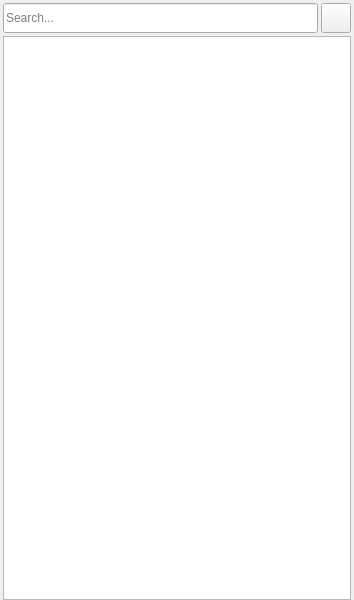
<?xml version="1.0" encoding="UTF-8"?>
<ui version="4.0">
 <class>MemoManager</class>
 <widget class="QWidget" name="MemoManager">
  <property name="geometry">
   <rect>
    <x>0</x>
    <y>0</y>
    <width>354</width>
    <height>600</height>
   </rect>
  </property>
  <property name="minimumSize">
   <size>
    <width>0</width>
    <height>0</height>
   </size>
  </property>
  <property name="windowTitle">
   <string>MemoManager</string>
  </property>
  <layout class="QVBoxLayout" name="verticalLayout">
   <property name="spacing">
    <number>3</number>
   </property>
   <property name="leftMargin">
    <number>3</number>
   </property>
   <property name="topMargin">
    <number>0</number>
   </property>
   <property name="rightMargin">
    <number>3</number>
   </property>
   <property name="bottomMargin">
    <number>0</number>
   </property>
   <item>
    <widget class="ManagerTitle" name="manager_titlebar_" native="true">
     <property name="maximumSize">
      <size>
       <width>16777215</width>
       <height>30</height>
      </size>
     </property>
    </widget>
   </item>
   <item>
    <widget class="QWidget" name="searchbar_" native="true">
     <property name="maximumSize">
      <size>
       <width>16777215</width>
       <height>30</height>
      </size>
     </property>
     <layout class="QHBoxLayout" name="horizontalLayout">
      <property name="spacing">
       <number>3</number>
      </property>
      <property name="leftMargin">
       <number>0</number>
      </property>
      <property name="topMargin">
       <number>0</number>
      </property>
      <property name="rightMargin">
       <number>0</number>
      </property>
      <property name="bottomMargin">
       <number>1</number>
      </property>
      <item>
       <widget class="QLineEdit" name="edit_search">
        <property name="minimumSize">
         <size>
          <width>0</width>
          <height>30</height>
         </size>
        </property>
        <property name="maximumSize">
         <size>
          <width>16777215</width>
          <height>30</height>
         </size>
        </property>
        <property name="placeholderText">
         <string>Search...</string>
        </property>
        <property name="clearButtonEnabled">
         <bool>true</bool>
        </property>
       </widget>
      </item>
      <item>
       <widget class="QPushButton" name="button_search">
        <property name="minimumSize">
         <size>
          <width>30</width>
          <height>30</height>
         </size>
        </property>
        <property name="maximumSize">
         <size>
          <width>30</width>
          <height>30</height>
         </size>
        </property>
        <property name="toolTip">
         <string>Search</string>
        </property>
        <property name="text">
         <string/>
        </property>
        <property name="icon">
         <iconset resource="resources.qrc">
          <normaloff>:/resource/icon/search.svg</normaloff>:/resource/icon/search.svg</iconset>
        </property>
        <property name="flat">
         <bool>false</bool>
        </property>
       </widget>
      </item>
     </layout>
    </widget>
   </item>
   <item>
    <widget class="QWidget" name="view_area_" native="true">
     <layout class="QVBoxLayout" name="verticalLayout_2">
      <property name="spacing">
       <number>0</number>
      </property>
      <property name="leftMargin">
       <number>0</number>
      </property>
      <property name="topMargin">
       <number>0</number>
      </property>
      <property name="rightMargin">
       <number>0</number>
      </property>
      <property name="bottomMargin">
       <number>0</number>
      </property>
      <item>
       <widget class="QListWidget" name="listWidget">
        <property name="editTriggers">
         <set>QAbstractItemView::NoEditTriggers</set>
        </property>
        <property name="showDropIndicator" stdset="0">
         <bool>false</bool>
        </property>
        <property name="verticalScrollMode">
         <enum>QAbstractItemView::ScrollPerPixel</enum>
        </property>
        <property name="spacing">
         <number>5</number>
        </property>
        <property name="selectionRectVisible">
         <bool>true</bool>
        </property>
       </widget>
      </item>
     </layout>
    </widget>
   </item>
  </layout>
 </widget>
 <customwidgets>
  <customwidget>
   <class>ManagerTitle</class>
   <extends>QWidget</extends>
   <header>managertitle.h</header>
   <container>1</container>
  </customwidget>
 </customwidgets>
 <resources>
  <include location="resources.qrc"/>
 </resources>
 <connections/>
</ui>
